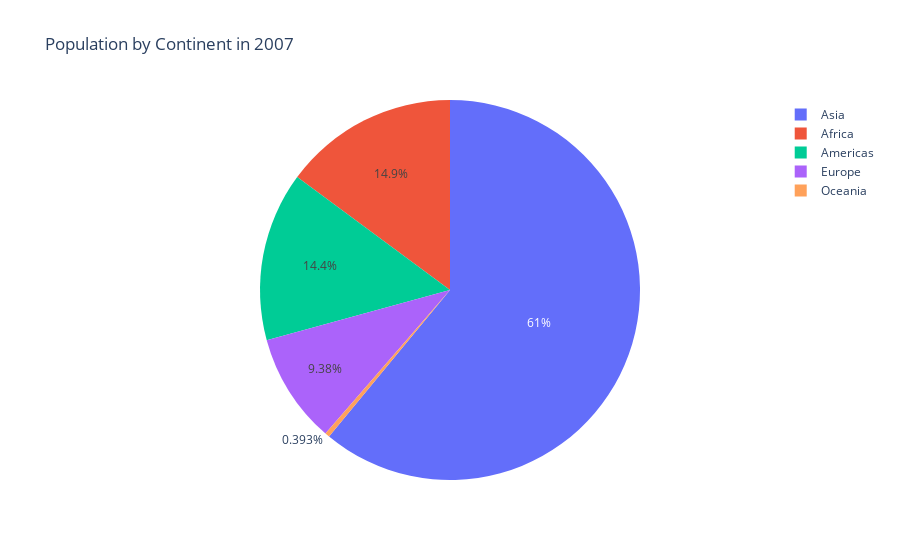

This figure's notebook cell:
### Code cell
data = px.data.gapminder().query("year == 2007")

fig = px.pie(data, values='pop', names='continent', title='Population by Continent in 2007')

fig.show()

### Figure 1 — Plotly figure (JSON) as saved in the notebook; plotly's stock layout.template omitted (floating-point values rounded to 4 significant figures; data arrays with more than 128 entries replaced by an {"elided": "..."} marker saying what was removed)
{"data": [{"domain": {"x": [0, 1], "y": [0, 1]}, "hovertemplate": "continent=%{label}<br>pop=%{value}<extra></extra>", "labels": {"elided": "142 str values"}, "legendgroup": "", "name": "", "showlegend": true, "type": "pie", "values": {"elided": "142 int values"}}], "layout": {"legend": {"tracegroupgap": 0}, "title": {"text": "Population by Continent in 2007"}}}
